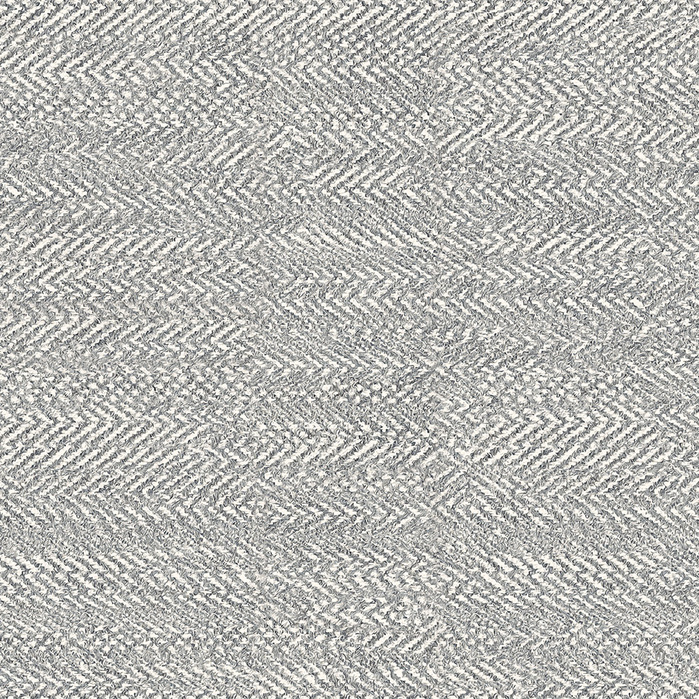
%> input picture esame.jpg, 699 x 699 px; its folder holds only this picture in this run
$ octave progetto_matlab.m   (GNU Octave 9; MATLAB toolbox functions it lacks are replaced by stand-ins)
%> lines starting %> are read from the running program, lines starting %| are printed output that depends on the picture; in (x1, y1, x2, y2) boxes, pixels count from 0 and x2, y2 are one past the last pixel; in counts of white or black regions, pixels touching at a corner belong together; the program's own positions count from 1
%Pulizia di tutti gli elementi
clear all;
close all;
%Importo l'immagine su scala di grigi
Images = dir('*.jpg');
for file=1:length(Images)
image = Images(file).name
I = rgb2gray(imread(image));
%> I: size 699x699 uint8; min 0, max 255, mean 183.4
%Ottengo le misure
[X,Y] = size(I);
%> X = 699; Y = 699
%Definisco l'immagine su tutta la scala di grigi
I = imadjust(I, stretchlim(I), []);
%Creo i pattern
pattern1 = I(1:14,1:14);
pattern2 = I(2:15,2:15);
pattern3 = I(X-13:X, Y-13:Y);
pattern4 = I(X-14:X-1, Y-14:Y-1);
pattern5 = I(1:14,Y-13:Y);
pattern6 = I(2:15,Y-13:Y);
%Figure 1
%imshow(I), title("Immagine Originale");
%Faccio la cross correlazione
c1 = normxcorr2(pattern1, I);
c2 = normxcorr2(pattern2, I);
c3 = normxcorr2(pattern3, I);
c4 = normxcorr2(pattern4, I);
c5 = normxcorr2(pattern5, I);
c6 = normxcorr2(pattern6, I);
C = (c1 + c2 + c3 + c4 + c5 + c6) / 6;
%Prendo il sottoinsieme della immagine
C = C(12:end-12, 12:end-12);
%> C: size 689x689 double
C = abs(C);
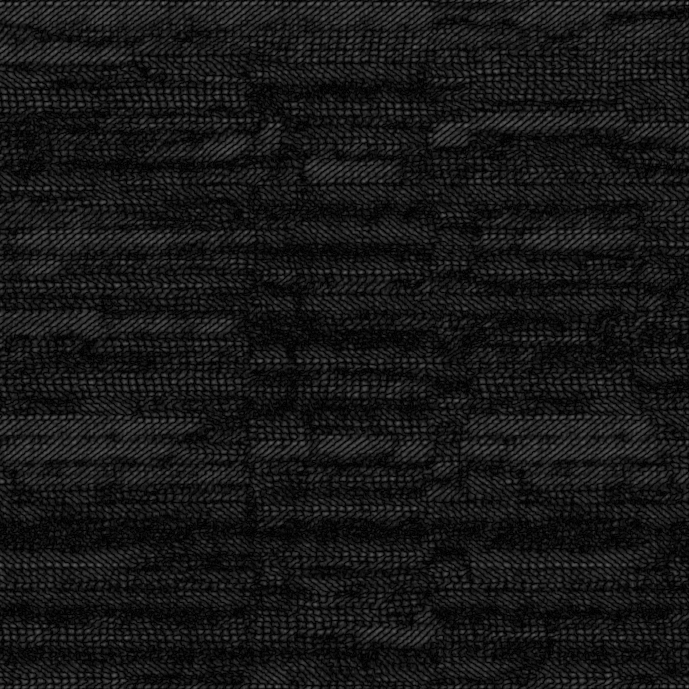
%> C: size 689x689 double; min 6.36e-07, max 0.452, mean 0.0905
%Figure 2
%imagesc(C), title 'XCORR';
level = graythresh(C);
%> level = 0.106
mask = C > (level / 2);
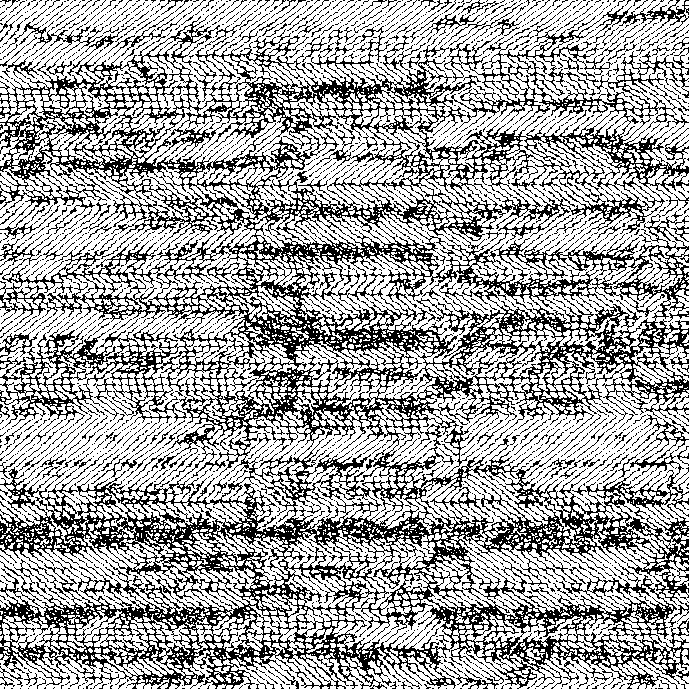
%> mask: size 689x689 logical; 65% white; black in thin lines or dots
%imagesc(mask), colorbar;
S = stdfilt(C, ones(11));
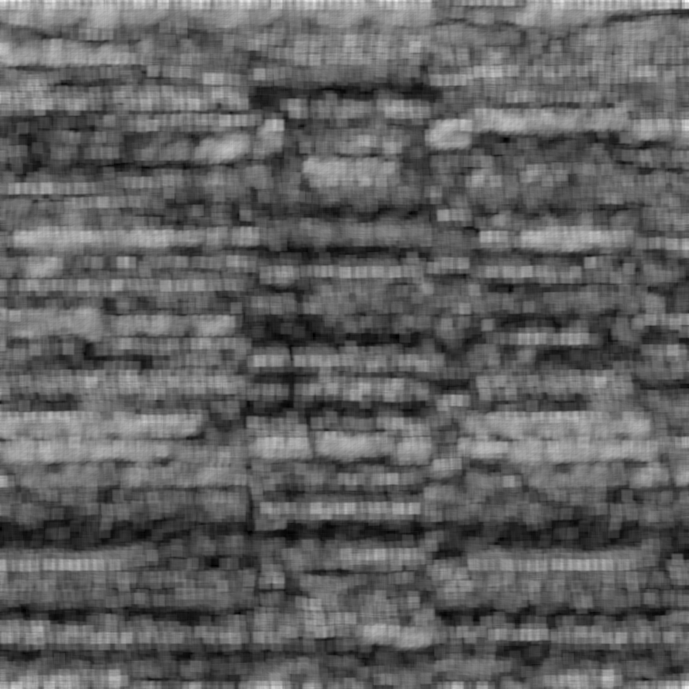
%> S: size 689x689 double; min 0.0192, max 0.121, mean 0.058; drawn with min black and max white
%Figure 3
%imagesc(S), title 'STD FILT';
mask = S > (level / 2);
%> mask: size 689x689 logical; 64.2% white; 550 black regions (432 under 20 px), largest, box (x1, y1, x2, y2) and area: (0, 459, 689, 689) 69211, (99, 246, 689, 446) 37161, (0, 53, 689, 247) 35927
%Dalla maschera ottenuta dalla STD mostro una anteprima di cosa dovrei
%ottenere
se = strel('disk', 3);
mask2 = imopen(mask,se);
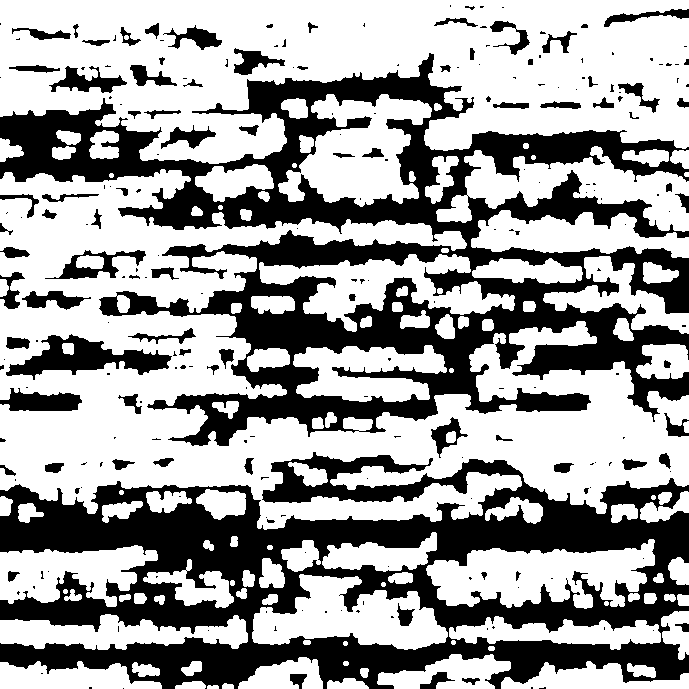
%> mask2: size 689x689 logical; 62.2% white; 236 black regions (149 under 20 px), largest, box (x1, y1, x2, y2) and area: (0, 53, 689, 446) 84643, (0, 452, 689, 689) 75254, (6, 334, 172, 380) 3258
mask2 = imcomplement(mask2);
%> mask2: size 689x689 logical; 37.8% white; 236 white regions (149 under 20 px)
%imshowpair(mask,mask2,'montage'), title 'Maschera e Complementare';
I = I(5:end-6, 5:end-6);
%> I: size 689x689 uint8
Ix = I;
Ix(mask2) = 255;
Ic = cat(3,Ix,I,I);
%imshowpair(I,Ic,'montage');
%Ora ottengo il BLOB piu' grosso, ovvero l'errore "ideale", perche' la
%analizzazione della immagine puo' (molte volte) trovare dei falsi positivi
[labeledMask, numberOfAreas] = bwlabel(mask2);
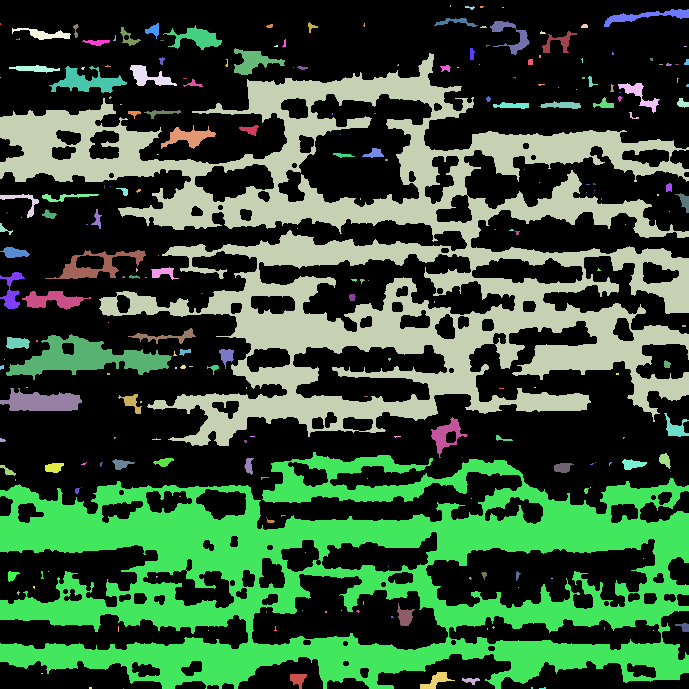
%> labeledMask: size 689x689 double; 237 distinct labels, from 0 to 236; one colour per label, 0 black
%> numberOfAreas = 236
areadata = regionprops(labeledMask,'basic');
%> areadata = 236 regions; largest, box (x1, y1, x2, y2), Area and Centroid: (0, 53, 689, 446) 84643 [382.6 255.9], (0, 452, 689, 689) 75254 [343.4 576.8], (6, 334, 172, 380) 3258 [87.2 359.1], (0, 388, 82, 411) 1247 [42.8 402.5], (45, 250, 146, 279) 982 [97.2 266]
[y,j] = max([areadata.Area]); %Elemento con area piu' grande
%> y = 84643; j = 3
biggestDifect = ismember(labeledMask, j);
%> biggestDifect: size 689x689 logical; 17.8% white; 1 white region, box (x1, y1, x2, y2) and area: (0, 53, 689, 446) 84643
%imshow(biggestDifect), title 'Difetto trovato';
%E' stato trovato il difetto, ora lo usiamo nella nuova maschera
Ix = I;
Ix(biggestDifect) = 255;
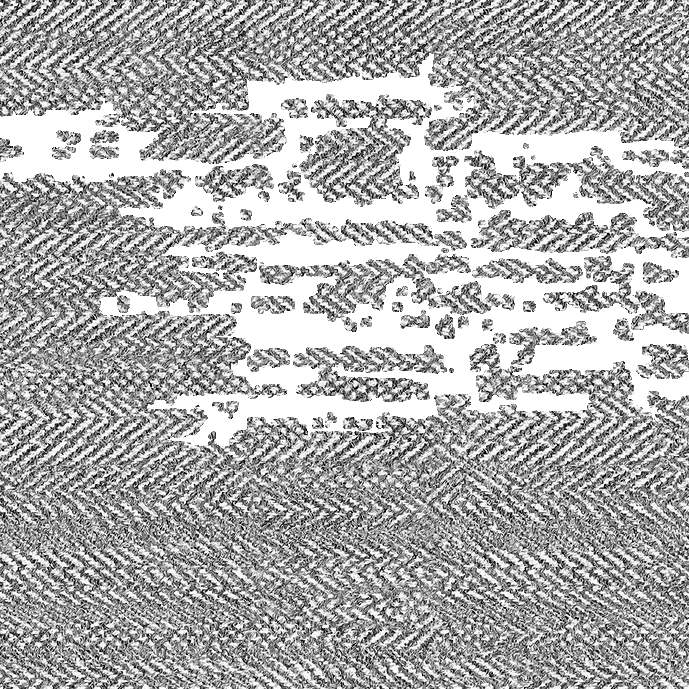
%> Ix: size 689x689 uint8; min 0, max 255, mean 172.8
Ic = cat(3,Ix,I,I);
figure,imshowpair(I,Ic,'montage');
%> after `imshowpair(I,Ic,'montage')`:
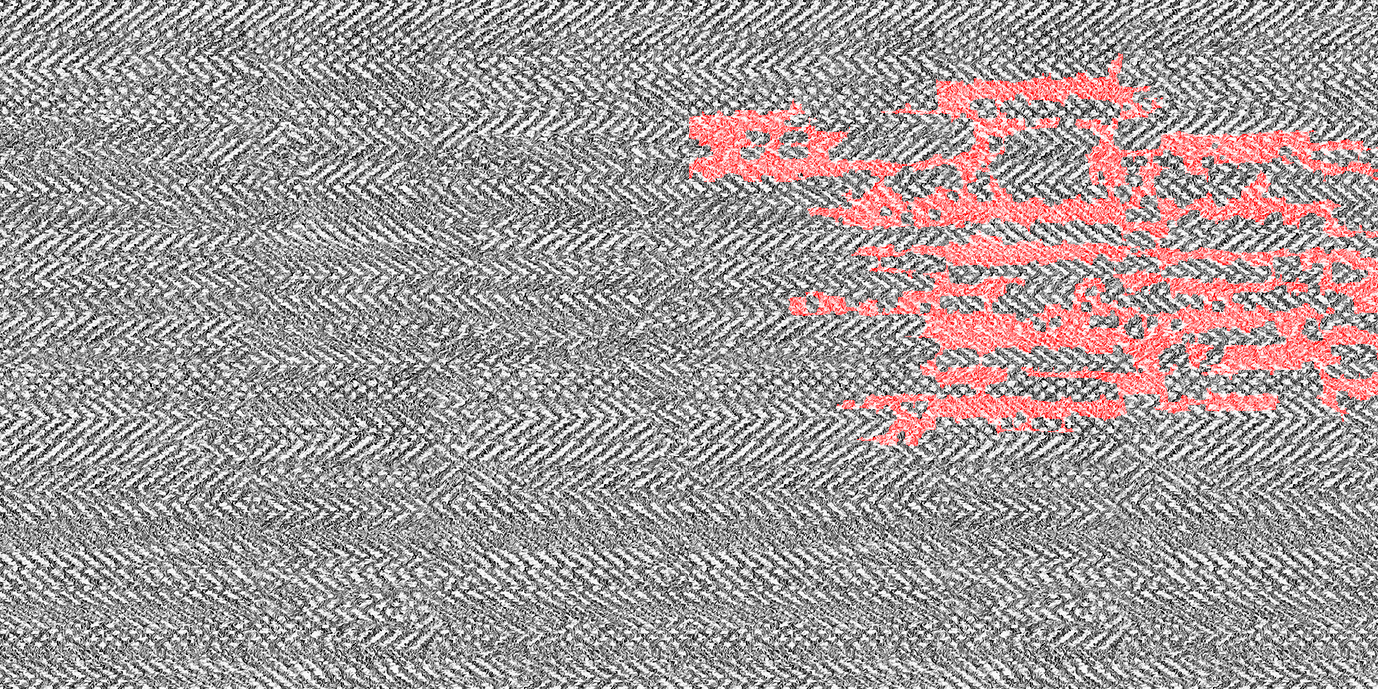
%> displayed picture: size 689x1378x3, on the screen's scale of 0 to 255; mean R, G, B 163.4, 154, 154
%Programma completato!
end

$ run again, on texture.jpg
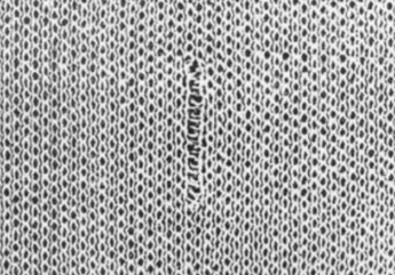
%> input picture texture.jpg, 395 x 275 px
%> level = 0.157
%> `[labeledMask, numberOfAreas] = bwlabel(mask2);`:
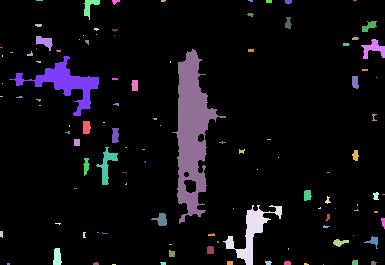
%> labeledMask: size 265x385 double; 111 distinct labels, from 0 to 110; one colour per label, 0 black
%> numberOfAreas = 110
%> areadata = 110 regions; largest, box (x1, y1, x2, y2), Area and Centroid: (172, 49, 226, 224) 3906 [192.4 132.7], (9, 56, 99, 116) 1416 [65.9 83.6], (223, 205, 282, 265) 936 [252.4 233], (96, 147, 118, 185) 284 [107.5 165.7], (361, 39, 385, 59) 222 [374.2 49.4]
%> y = 3906; j = 60
%> biggestDifect: size 265x385 logical; 3.8% white; 1 white region, box (x1, y1, x2, y2) and area: (172, 49, 226, 224) 3906
%> `imshowpair(I,Ic,'montage')`:
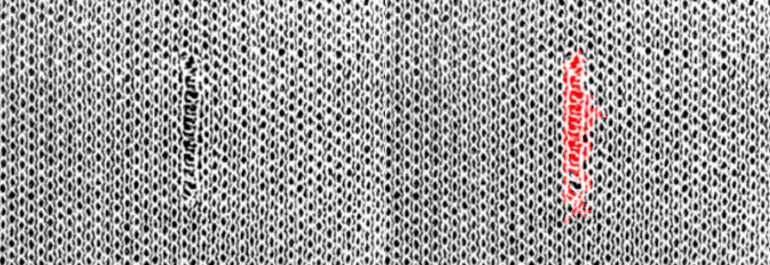
%> displayed picture: size 265x770x3, on the screen's scale of 0 to 255; mean R, G, B 159, 156.8, 156.8
